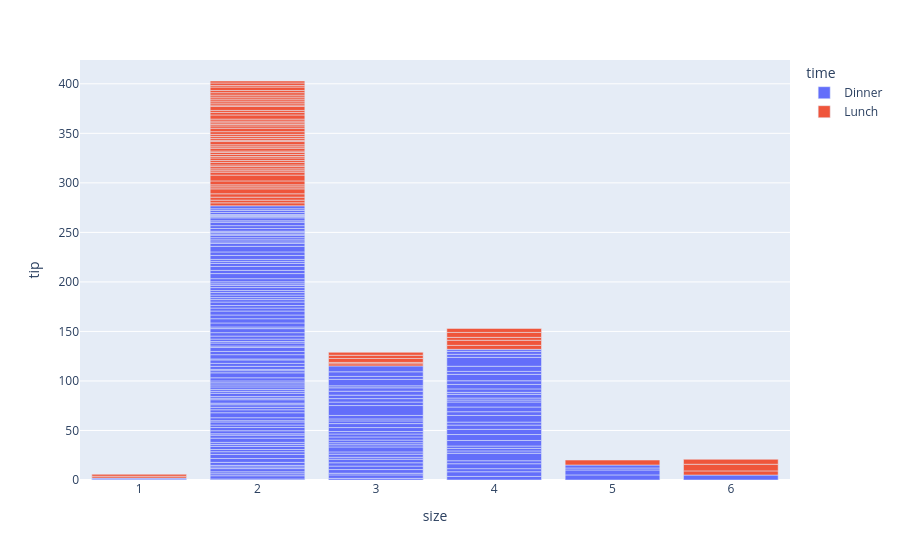

Write notebook code for a chart like this one.
### Code cell
px.bar(data_frame=tip_df, x='size', y='tip', color='time')

### Figure 1 — Plotly figure (JSON) as saved in the notebook; plotly's stock layout.template omitted (floating-point values rounded to 4 significant figures; data arrays with more than 128 entries replaced by an {"elided": "..."} marker saying what was removed)
{"data": [{"hovertemplate": "time=Dinner<br>size=%{x}<br>tip=%{y}<extra></extra>", "legendgroup": "Dinner", "marker": {"color": "#636efa", "pattern": {"shape": ""}}, "name": "Dinner", "orientation": "v", "showlegend": true, "textposition": "auto", "type": "bar", "x": {"elided": "176 int values"}, "xaxis": "x", "y": {"elided": "176 float values"}, "yaxis": "y"}, {"hovertemplate": "time=Lunch<br>size=%{x}<br>tip=%{y}<extra></extra>", "legendgroup": "Lunch", "marker": {"color": "#EF553B", "pattern": {"shape": ""}}, "name": "Lunch", "orientation": "v", "showlegend": true, "textposition": "auto", "type": "bar", "x": [4, 2, 2, 2, 2, 1, 2, 2, 4, 2, 2, 2, 2, 2, 2, 4, 2, 2, 2, 2, 2, 6, 2, 2, 2, 3, 2, 2, 2, 2, 2, 2, 2, 2, 2, 2, 2, 6, 5, 6, 2, 2, 3, 2, 2, 2, 2, 2, 2, 2, 2, 2, 4, 2, 2, 3, 2, 2, 2, 4, 3, 2, 2, 1, 3, 2, 2, 2], "xaxis": "x", "y": [4.0, 3.0, 2.71, 3.0, 3.4, 1.83, 5.0, 2.03, 5.17, 2.0, 4.0, 5.85, 3.0, 1.5, 1.8, 2.92, 2.31, 1.68, 2.5, 2.0, 2.52, 4.2, 1.48, 2.0, 2.0, 2.18, 1.5, 2.83, 1.5, 2.0, 3.25, 1.25, 2.0, 2.0, 2.0, 2.75, 3.5, 6.7, 5.0, 5.0, 2.3, 1.5, 1.36, 1.63, 1.73, 2.0, 4.19, 2.56, 2.02, 4.0, 1.44, 2.0, 5.0, 2.0, 2.0, 4.0, 2.01, 2.0, 2.5, 4.0, 3.23, 2.2, 3.48, 1.92, 3.0, 1.58, 2.5, 2.0], "yaxis": "y"}], "layout": {"barmode": "relative", "legend": {"title": {"text": "time"}, "tracegroupgap": 0}, "margin": {"t": 60}, "xaxis": {"anchor": "y", "domain": [0, 1], "title": {"text": "size"}}, "yaxis": {"anchor": "x", "domain": [0, 1], "title": {"text": "tip"}}}}
